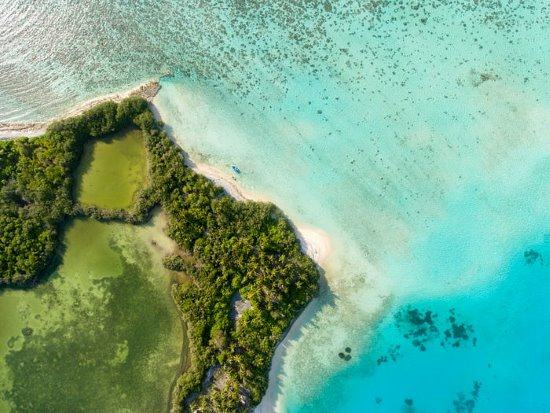
#> input picture images/shore.jpg, 550 x 413 px
$ python Spectral.py
#> lines starting #> are read from the running program, lines starting #| are printed output that depends on the picture
import cv2
import numpy as np

class SpectralThresholding:
    def __init__(self, image):
        self.image = image


    def global_threshold(self):
        gray_image = cv2.cvtColor(self.image.copy(), cv2.COLOR_BGR2GRAY)

        hist = np.zeros(256)
        for i in range(gray_image.shape[0]):
            for j in range(gray_image.shape[1]):
                hist[gray_image[i, j]] += 1

        hist_cdf = np.cumsum(hist)
        total_pixels = hist_cdf[-1]
        threshold_low = np.argmax(hist_cdf >= total_pixels / 3)
        threshold_high= np.argmax(hist_cdf >= total_pixels * 2 / 3)

        global_image  = np.zeros_like(gray_image)
        global_image [gray_image <= threshold_low] = 0
        global_image [(gray_image > threshold_low) & (gray_image <= threshold_high)] = 127
        global_image [gray_image > threshold_high] = 255


        return global_image

    def local_threshold(self, block_size=20, bandwidth=5):

        gray_image = cv2.cvtColor(self.image.copy(), cv2.COLOR_BGR2GRAY)

        local_image = np.zeros_like(gray_image)

        pad = block_size // 2

        for i in range(pad, gray_image.shape[0] - pad):
            for j in range(pad, gray_image.shape[1] - pad):
                block = gray_image[i - pad:i + pad + 1, j - pad:j + pad + 1]
                block_mean = np.mean(block)
                threshold_low = block_mean - bandwidth
                threshold_high = block_mean + bandwidth
                if gray_image[i, j] <= threshold_low:
                    local_image[i, j] = 0
                elif gray_image[i, j] > threshold_low and gray_image[i, j] <= threshold_high:
                    local_image[i, j] = 127
                else:
                    local_image[i, j] = 255

        return local_image


if __name__ == "__main__":

    image = cv2.imread("images/shore.jpg")
#> image is the input picture: shape (413, 550, 3); mean B, G, R 140.8, 168.7, 116.6
    spectral_thresholding = SpectralThresholding(image)

    global_image = spectral_thresholding.global_threshold()
#> in global_threshold, `gray_image = cv2.cvtColor(self.image.copy(), cv2.COLOR_BGR2GRAY)`:
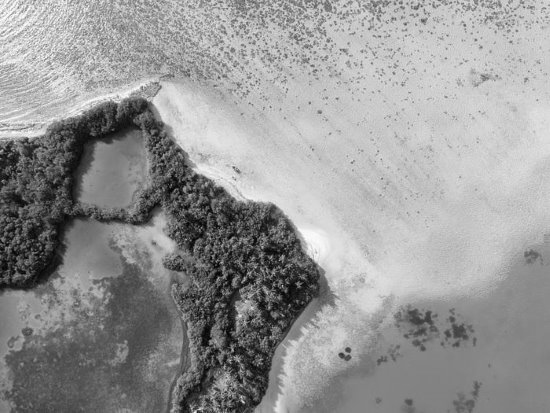
#> gray_image: shape (413, 550); min 1, max 255, mean 150
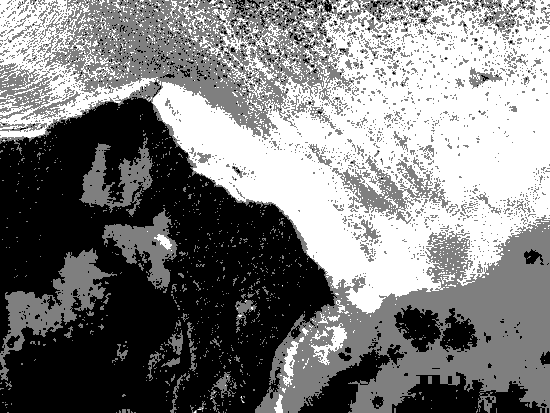
#> global_image: shape (413, 550); min 0, max 255, mean 126.5

    local_image = spectral_thresholding.local_threshold()
#> after the loop in local_threshold, `for i in range(pad, gray_image.shape[0] - pad):`:
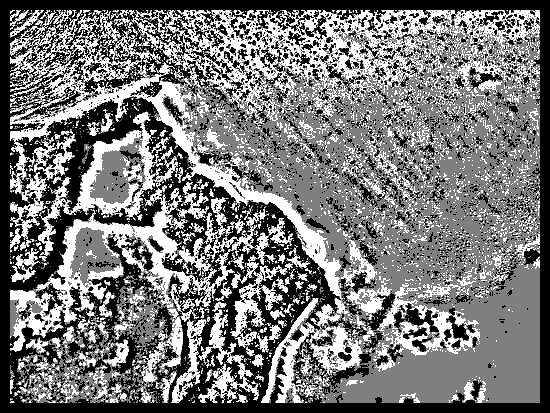
#> local_image: shape (413, 550); min 0, max 255, mean 121.1
    cv2.imshow("Global Image", global_image)
    cv2.imshow("Local Image", local_image)
    cv2.waitKey(0)
    cv2.destroyAllWindows()

$ run again, with images/Image_processing_pre_otsus_algorithm.jpg copied over images/shore.jpg
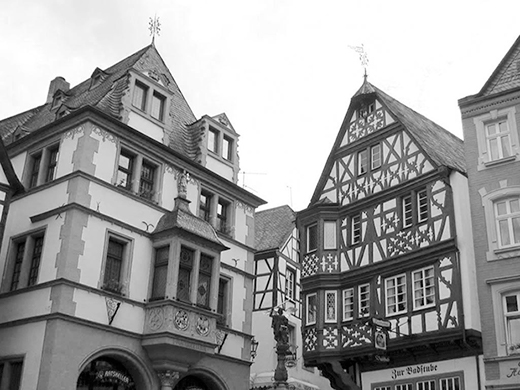
#> input picture images/Image_processing_pre_otsus_algorithm.jpg, 520 x 390 px
#> image is the input picture: shape (390, 520, 3); min 0, max 255, mean 154.4
#> `global_image = spectral_thresholding.global_threshold()`:
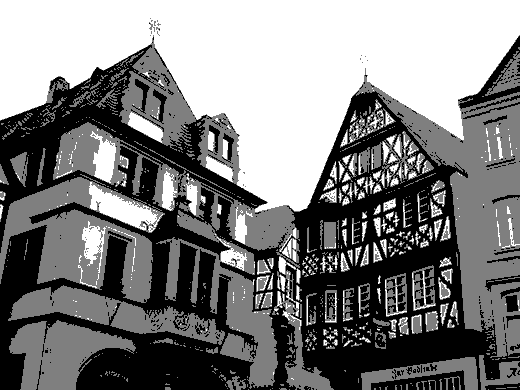
#> global_image: shape (390, 520); min 0, max 255, mean 126.8
#> after the loop in local_threshold, `for i in range(pad, gray_image.shape[0] - pad):`:
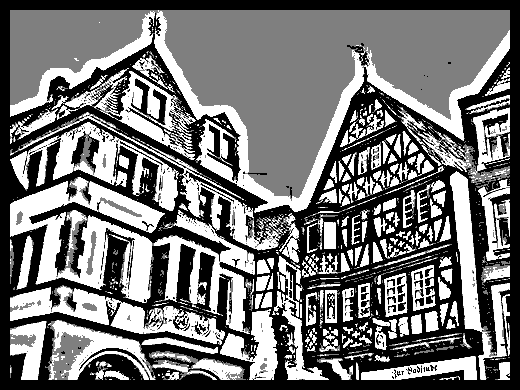
#> local_image: shape (390, 520); min 0, max 255, mean 118.6
